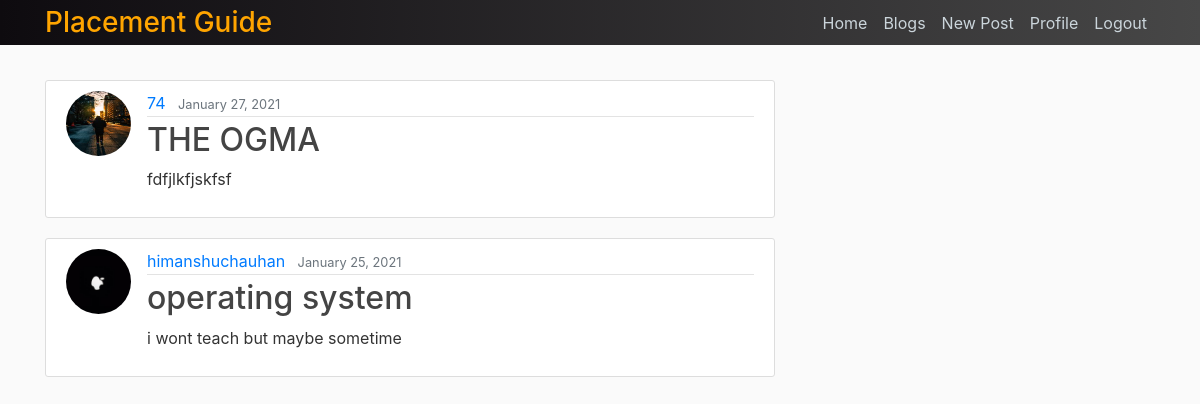
/home/placement/ (signed in), run on the app's committed database.
### placement/models.py (models this page shows, shortened)
class Post(models.Model):
    title = models.CharField(max_length=100)
    content = models.TextField()
    date_posted = models.DateTimeField(default=timezone.now)
    author = models.ForeignKey(User,on_delete=models.CASCADE)

### user_profile/models.py (models this page shows, shortened)
class Profile(models.Model):
    user = models.OneToOneField(User,on_delete=models.CASCADE)
    image = models.ImageField(default='default.jpg',upload_to='profile_pics') # this upload to tells us the directory name where all the user profile pics will be saved so

### placement/views.py (the view)
# urls.py: path('',PostListView.as_view(),name='home'),  # first we have to change class based views to acutal views that can be done using as_views()
class PostListView(ListView):
    model = Post
    template_name = 'placement/home.html'
    context_object_name = 'posts' # here we are defining that for the context of this view we will use the posts
    ordering = ['-date_posted'] # here we are saying that the order of our posts sould be new -> older ..... if we will remove the minus sign
    paginate_by = 2 # when we will have many posts then we want to show only assume 2 posts per page so here we are dividing the posts and making the page

### placement/templates/placement/home.html
{% extends "placement/base.html" %}
{% load static %}
{% block content %}
{% for post in posts %}
    <article class="media content-section">
        <img class="rounded-circle article-img" src="{{ post.author.profile.image.url }}">
        <div class="media-body">
            <div class="article-metadata">
                <a class="mr-2" href="#">{{ post.author }}</a>
                <small class="text-muted">{{ post.date_posted|date:"F d, Y" }}</small>
            </div>
            <h2><a class="article-title" href="{% url 'blog' post.id %}">{{ post.title }}</a></h2>
            <p class="article-content">{{ post.content }}</p>
        </div>
    </article>
{% endfor %}
{% endblock content %}

### static/css/layout.css (style rules this page uses)
body { background: #fafafa; color: #333333; margin-top: 5rem; }
h1, h2, h5, h6 { color: #444444; }
.content-section { background: #ffffff; padding: 10px 20px; border: 1px solid #dddddd; border-radius: 3px; margin-bottom: 20px; }
.article-title { color: #444444; }
.article-content { white-space: pre-line; }
.article-img { height: 65px; width: 65px; margin-right: 16px; }
.article-metadata { padding-bottom: 1px; margin-bottom: 4px; border-bottom: 1px solid #e3e3e3 }

### data on the page
Post: author.profile.image (placeholder picture), author "74", date_posted "January 27, 2021", title "THE OGMA", content "fdfjlkfjskfsf"
Post: author.profile.image (picture), author "himanshuchauhan", date_posted "January 25, 2021", title "operating system", content "i wont teach but maybe sometime"
